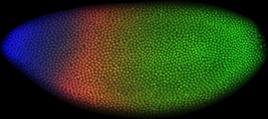
#> input picture Lab08 - Watershed/image.jpg, 268 x 119 px, shrunk from 1275 x 567 before the run
$ jupyter execute lab08.ipynb   (older library calls are emulated)
#> lines starting #> are read from the running program, lines starting #| are printed output that depends on the picture; after the words box and inside, x2 and y2 are one past the last pixel; in counts of white or black regions, pixels touching at a corner belong together
[cell 1]
import cv2
import matplotlib.pyplot as plt
import numpy as np

plt.rcParams['figure.dpi'] = 200

1) Aplique nas imagens abaixo o algortimo Watershed para realizar a contagem de células. Faça tanto para  a imagem original e para a imagem gradiente

[cell 2]
# Carregar a imagem original
imagem_original = cv2.cvtColor(cv2.imread('image.jpg'), cv2.COLOR_BGR2RGB)
imagem_gray = cv2.cvtColor(imagem_original, cv2.COLOR_BGR2GRAY)

# Suavizar a imagem em tons de cinza com um filtro gaussiano
imagem_suavizada = cv2.GaussianBlur(imagem_gray, (5, 5), 0)

# Calcular o gradiente usando o operador Sobel
grad_x = cv2.Sobel(imagem_suavizada, cv2.CV_64F, 1, 0, ksize=3)
grad_y = cv2.Sobel(imagem_suavizada, cv2.CV_64F, 0, 1, ksize=3)
magnitude_gradiente = np.sqrt(grad_x**2 + grad_y**2)
magnitude_gradiente = cv2.normalize(magnitude_gradiente, None, 0, 255, cv2.NORM_MINMAX).astype(np.uint8)

# Binarizar a imagem
_, binarizada = cv2.threshold(magnitude_gradiente, 0, 255, cv2.THRESH_BINARY + cv2.THRESH_OTSU)
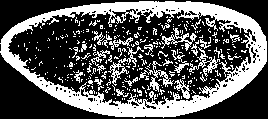
#> binarizada: shape (119, 268); 34.6% white; 321 white regions (292 under 20 px), largest, box (x1, y1, x2, y2) and area: (0, 1, 267, 118) 7807, (139, 61, 174, 92) 269, (108, 46, 144, 86) 258

# Calculo da distancia e marcadores
transformada_distancia = cv2.distanceTransform(binarizada, cv2.DIST_L2, 3)
_, marcadores = cv2.connectedComponents(binarizada)
#> marcadores: shape (119, 268) int32; 322 distinct labels, from 0 to 321
marcadores = marcadores + 1
#> marcadores: shape (119, 268) int32; 322 distinct labels, from 1 to 322
marcadores[transformada_distancia > 0.7 * transformada_distancia.max()] = 0
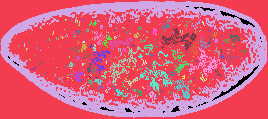
#> marcadores: shape (119, 268) int32; 323 distinct labels, from 0 to 322; one colour per label, 0 black

# Aplicar Watershed na imagem original
cv2.watershed(imagem_original, marcadores)

# Contar o número de células
contagem_celulas = len(np.unique(marcadores)) - 1
#> contagem_celulas = 322
#> marcadores: shape (119, 268) int32; 323 distinct labels, from -1 to 322
print(contagem_celulas)
#| 322

[cell 3]
# Carregar a imagem original
imagem_original = cv2.cvtColor(cv2.imread('image2.jpg'), cv2.COLOR_BGR2RGB)
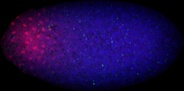
#> input picture Lab08 - Watershed/image2.jpg, 184 x 91 px, shrunk from 876 x 432 before the run
#> imagem_original: shape (91, 184, 3)
imagem_gray = cv2.cvtColor(imagem_original, cv2.COLOR_BGR2GRAY)
#> imagem_gray: shape (91, 184)

# Suavizar a imagem em tons de cinza com um filtro gaussiano
imagem_suavizada = cv2.GaussianBlur(imagem_gray, (5, 5), 0)
#> imagem_suavizada: shape (91, 184)

# Calcular o gradiente usando o operador Sobel
grad_x = cv2.Sobel(imagem_suavizada, cv2.CV_64F, 1, 0, ksize=3)
#> grad_x: shape (91, 184) float64
grad_y = cv2.Sobel(imagem_suavizada, cv2.CV_64F, 0, 1, ksize=3)
#> grad_y: shape (91, 184) float64
magnitude_gradiente = np.sqrt(grad_x**2 + grad_y**2)
#> magnitude_gradiente: shape (91, 184) float64
magnitude_gradiente = cv2.normalize(magnitude_gradiente, None, 0, 255, cv2.NORM_MINMAX).astype(np.uint8)

# Binarizar a imagem
_, binarizada = cv2.threshold(magnitude_gradiente, 0, 255, cv2.THRESH_BINARY + cv2.THRESH_OTSU)
#> binarizada: shape (91, 184); 48.7% white; 25 white regions (22 under 20 px), largest, box (x1, y1, x2, y2) and area: (1, 1, 183, 90) 8020, (106, 53, 113, 63) 33, (62, 21, 71, 26) 31

# Calculo da distancia e marcadores
transformada_distancia = cv2.distanceTransform(binarizada, cv2.DIST_L2, 3)
#> transformada_distancia: shape (91, 184) float32
_, marcadores = cv2.connectedComponents(binarizada)
#> marcadores: shape (91, 184) int32; 26 distinct labels, from 0 to 25
marcadores = marcadores + 1
#> marcadores: shape (91, 184) int32; 26 distinct labels, from 1 to 26
marcadores[transformada_distancia > 0.7 * transformada_distancia.max()] = 0
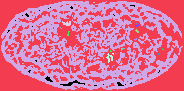
#> marcadores: shape (91, 184) int32; 27 distinct labels, from 0 to 26; one colour per label, 0 black

# Aplicar Watershed na imagem original
cv2.watershed(imagem_original, marcadores)

# Contar o número de células
contagem_celulas = len(np.unique(marcadores)) - 1
#> contagem_celulas = 26
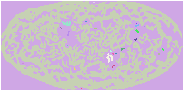
#> marcadores: shape (91, 184) int32; 27 distinct labels, from -1 to 26; one colour per label, 0 black, -1 white
print(contagem_celulas)
#| 26

[cell 4]
# Carregar a imagem original
imagem_original = cv2.cvtColor(cv2.imread('feijao.jpg'), cv2.COLOR_BGR2RGB)
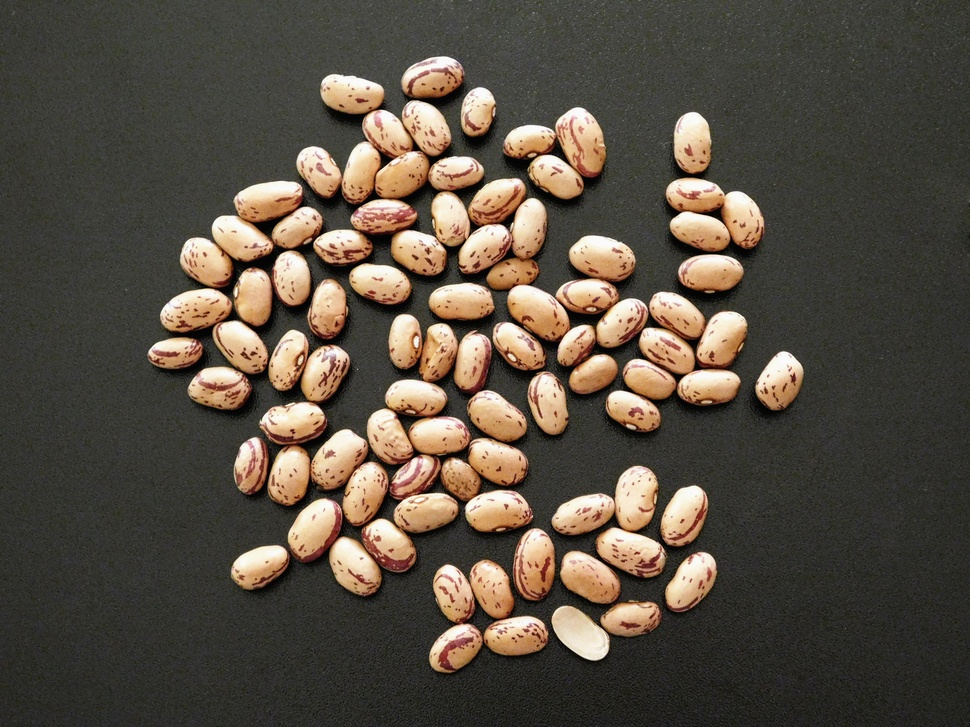
#> input picture Lab08 - Watershed/feijao.jpg, 970 x 727 px, shrunk from 4608 x 3456 before the run
#> imagem_original: shape (727, 970, 3)
imagem_gray = cv2.cvtColor(imagem_original, cv2.COLOR_BGR2GRAY)
#> imagem_gray: shape (727, 970)

# Suavizar a imagem em tons de cinza com um filtro gaussiano
imagem_suavizada = cv2.GaussianBlur(imagem_gray, (5, 5), 0)
#> imagem_suavizada: shape (727, 970)

# Calcular o gradiente usando o operador Sobel
grad_x = cv2.Sobel(imagem_suavizada, cv2.CV_64F, 1, 0, ksize=3)
#> grad_x: shape (727, 970) float64
grad_y = cv2.Sobel(imagem_suavizada, cv2.CV_64F, 0, 1, ksize=3)
#> grad_y: shape (727, 970) float64
magnitude_gradiente = np.sqrt(grad_x**2 + grad_y**2)
#> magnitude_gradiente: shape (727, 970) float64
magnitude_gradiente = cv2.normalize(magnitude_gradiente, None, 0, 255, cv2.NORM_MINMAX).astype(np.uint8)

# Binarizar a imagem
_, binarizada = cv2.threshold(magnitude_gradiente, 0, 255, cv2.THRESH_BINARY + cv2.THRESH_OTSU)
#> binarizada: shape (727, 970); 10.2% white; 540 white regions (364 under 20 px), largest, box (x1, y1, x2, y2) and area: (255, 233, 749, 560) 19418, (158, 72, 548, 446) 18588, (550, 464, 667, 605) 3090

# Calculo da distancia e marcadores
transformada_distancia = cv2.distanceTransform(binarizada, cv2.DIST_L2, 3)
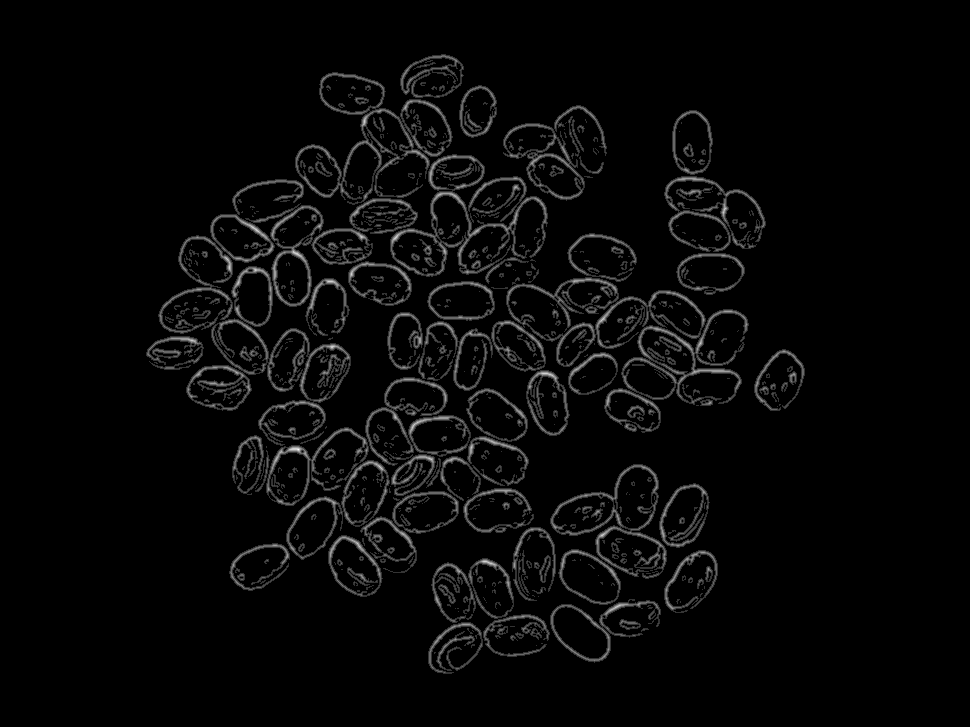
#> transformada_distancia: shape (727, 970) float32; min 0, max 4.65, mean 0.137; drawn with min black and max white
_, marcadores = cv2.connectedComponents(binarizada)
#> marcadores: shape (727, 970) int32; 541 distinct labels, from 0 to 540
marcadores = marcadores + 1
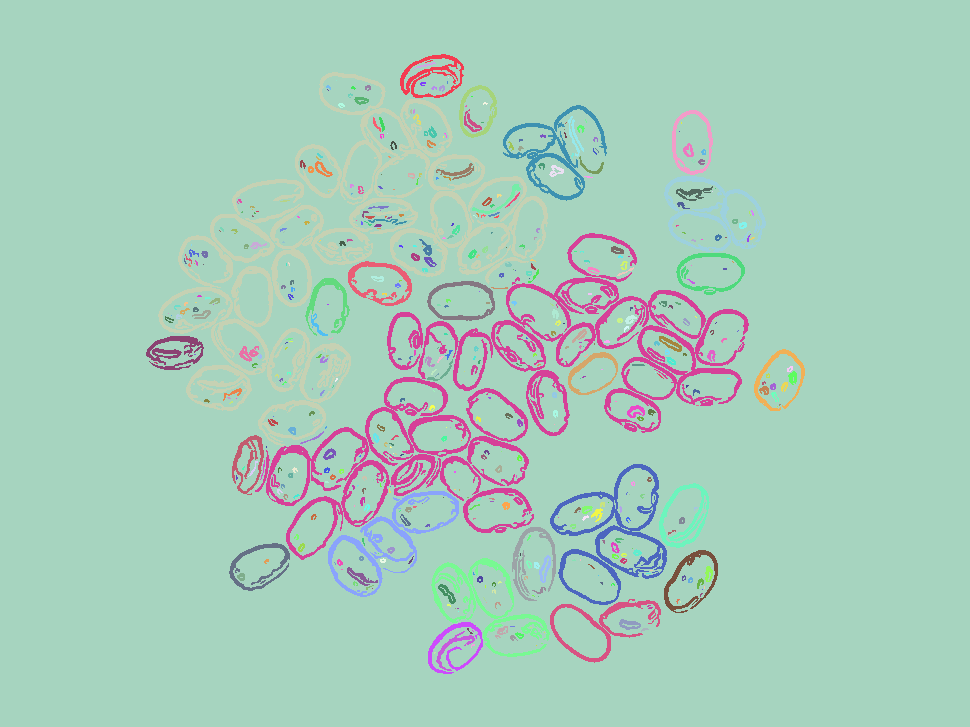
#> marcadores: shape (727, 970) int32; 541 distinct labels, from 1 to 541; one colour per label, 0 black
marcadores[transformada_distancia > 0.7 * transformada_distancia.max()] = 0
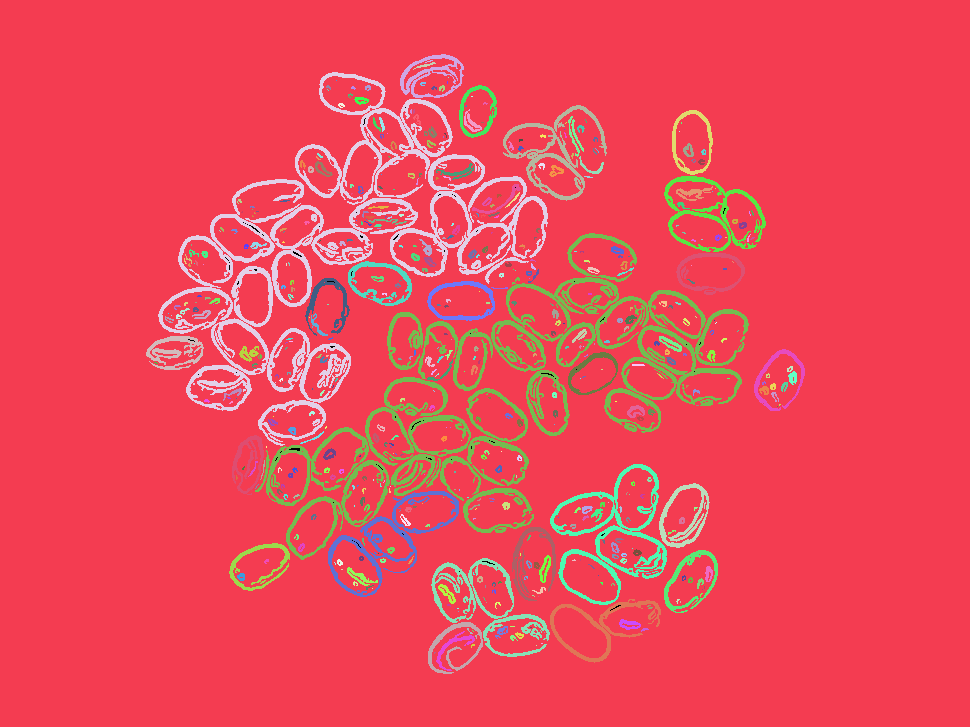
#> marcadores: shape (727, 970) int32; 542 distinct labels, from 0 to 541; one colour per label, 0 black

# Aplicar Watershed na imagem original
cv2.watershed(imagem_original, marcadores)

# Contar o número de células
contagem_celulas = len(np.unique(marcadores)) - 1
#> contagem_celulas = 541
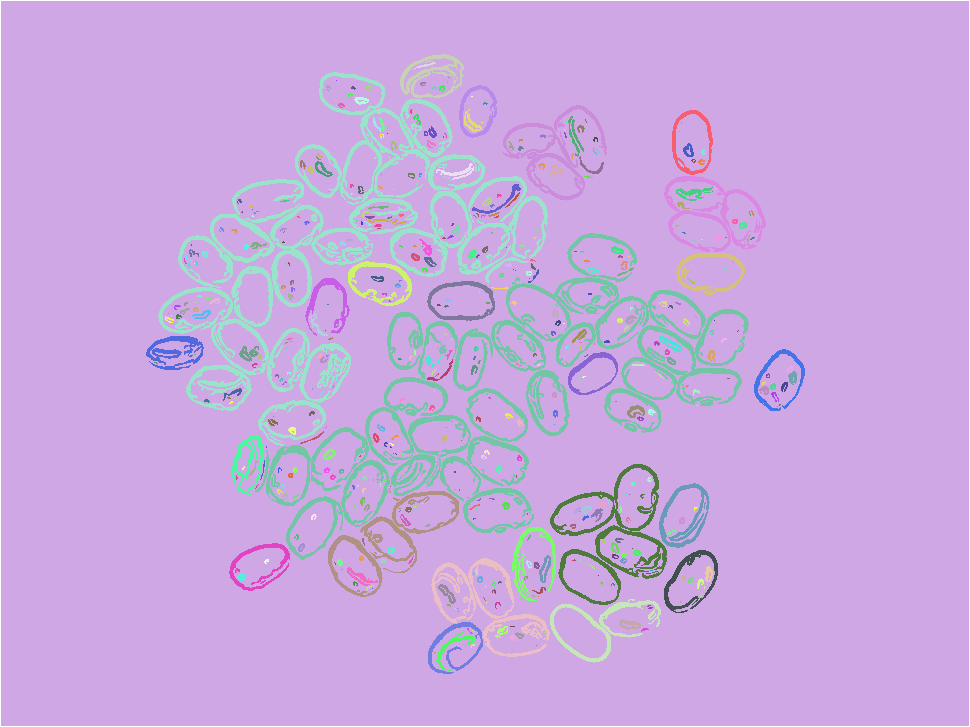
#> marcadores: shape (727, 970) int32; 542 distinct labels, from -1 to 541; one colour per label, 0 black, -1 white
print(contagem_celulas)
#| 541
